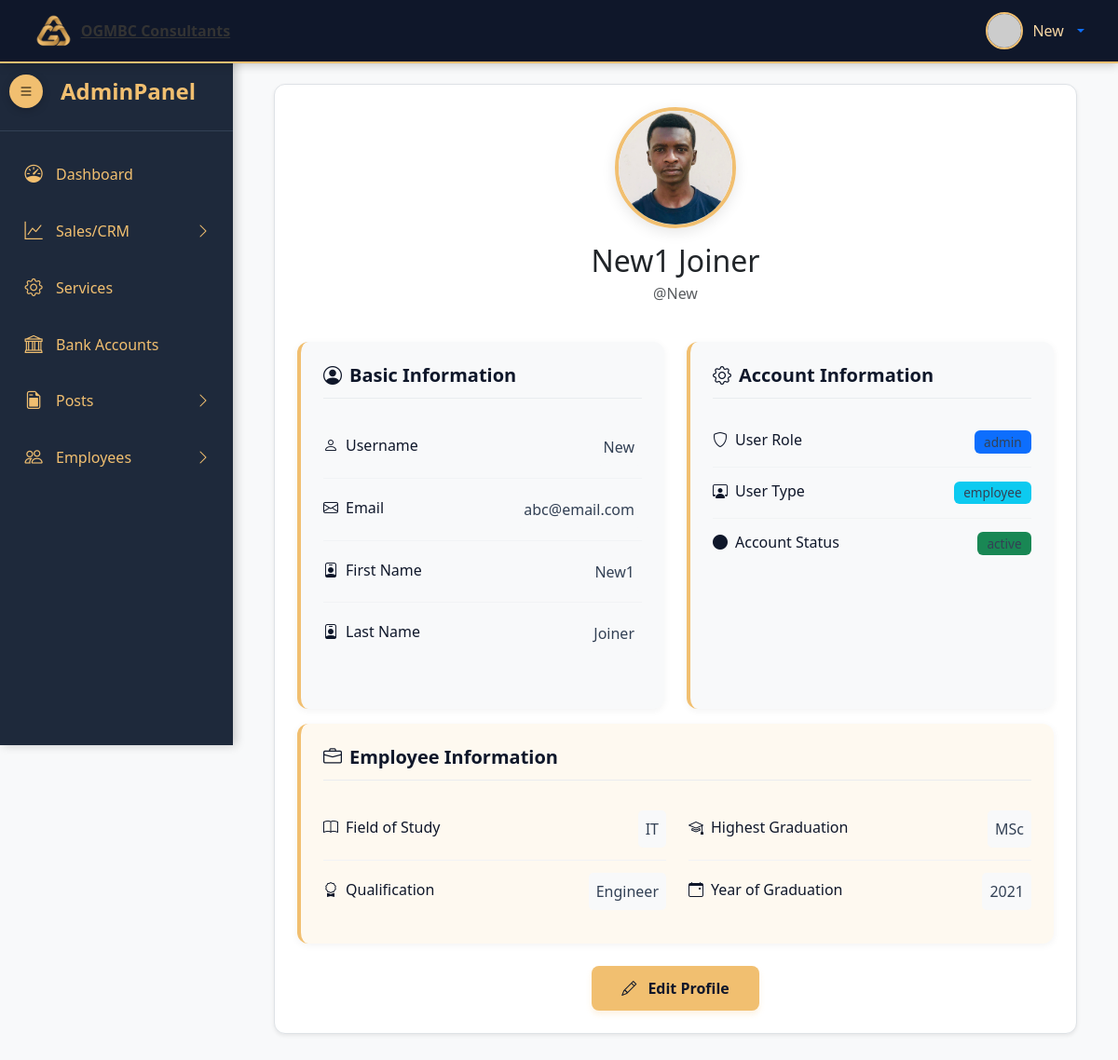
The app's page /admin/profile.php (signed in) with its own data.
### tables this page shows
CREATE TABLE `users` (
  `user_id` int(11) NOT NULL,
  `first_name` varchar(50) NOT NULL,
  `last_name` varchar(50) NOT NULL,
  `user_image` varchar(50) NOT NULL,
  `user_role` varchar(20) NOT NULL DEFAULT 'subscriber',
  `user_type` varchar(20) NOT NULL DEFAULT 'client',
  `user_status` varchar(20) NOT NULL DEFAULT 'active',
  `username` varchar(50) NOT NULL,
  `user_email` varchar(100) NOT NULL,
  `password` varchar(255) NOT NULL,
  `created_at` datetime DEFAULT current_timestamp()
);

CREATE TABLE `employees` (
  `employee_id` int(11) NOT NULL,
  `user_id` int(11) NOT NULL,
  `user_email` varchar(100) NOT NULL,
  `password` varchar(255) NOT NULL,
  `first_name` varchar(50) NOT NULL,
  `last_name` varchar(50) NOT NULL,
  `user_image` varchar(50) NOT NULL,
  `field_of_study` varchar(100) DEFAULT NULL,
  `qualification` varchar(100) DEFAULT NULL,
  `highest_graduation` varchar(100) DEFAULT NULL,
  `year_of_graduation` year(4) DEFAULT NULL,
  `created_at` datetime DEFAULT current_timestamp()
);

### admin/profile.php (the view, shortened to what this page needs)
<?php
include 'includes/header.php';
include 'includes/nav.php';
include 'includes/sidebar.php';
$user_id = $_SESSION['user_id'];
$sql = "
    SELECT u.*, e.field_of_study, e.qualification, e.highest_graduation, e.year_of_graduation
    FROM users u
    LEFT JOIN employees e ON u.user_id = e.user_id
    WHERE u.user_id = ?
";
$stmt = $connection->prepare($sql);
$stmt->bind_param("i", $user_id);
$stmt->execute();
$result = $stmt->get_result();
$user = $result->fetch_assoc();
?>
<div class="main-content" id="mainContent">
    <div class="container-fluid">
        <div class="row mb-4">
            <div class="col-12">
                <div class="container">
                    <div class="card shadow-sm p-4">
                        <div class="text-center mb-4">
                          <div class="user-image-container mx-auto mb-3">
                                <img src="<?php
                                    if (!empty($user['user_image']) && file_exists('../uploads/profiles/' . $user['user_image'])) {
                                        echo '../uploads/profiles/' . htmlspecialchars($user['user_image']);
                                    } else {
                                        $name = urlencode(($user['first_name'] ?? '') . '+' . ($user['last_name'] ?? ''));
                                        echo "https://ui-avatars.com/api/?name=$name&background=f1bf70&color=0f172a&size=128";
                                    }
                                ?>"
                                alt="User Profile" class="user-profile-image"
                                onerror="this.src='https://ui-avatars.com/api/?name=User&background=f1bf70&color=0f172a&size=128'">
                            </div>
                            <h2 class="mb-1"><?php echo htmlspecialchars($user['first_name'] . ' ' . $user['last_name']); ?></h2>
                            <p class="text-muted">@<?php echo htmlspecialchars($user['username']); ?></p>
                        </div>
                        <div class="row">
                            <div class="col-md-6">
                                <div class="info-card mb-4">
                                    <h5 class="info-card-header">
                                        <i class="bi bi-person-circle me-2"></i>Basic Information
                                    </h5>
                                    <div class="info-item">
                                        <span class="info-label"><i class="bi bi-person me-2"></i>Username</span>
                                        <span class="info-value"><?php echo htmlspecialchars($user['username']); ?></span>
                                    </div>
                                    <div class="info-item">
                                        <span class="info-label"><i class="bi bi-envelope me-2"></i>Email</span>
                                        <span class="info-value"><?php echo htmlspecialchars($user['user_email']); ?></span>
                                    </div>
                                    <div class="info-item">
                                        <span class="info-label"><i class="bi bi-person-badge me-2"></i>First Name</span>
                                        <span class="info-value"><?php echo !empty($user['first_name']) ? htmlspecialchars($user['first_name']) : '<span class="text-muted">Not set</span>'; ?></span>
                                    </div>
                                    <div class="info-item">
                                        <span class="info-label"><i class="bi bi-person-badge me-2"></i>Last Name</span>
                                        <span class="info-value"><?php echo !empty($user['last_name']) ? htmlspecialchars($user['last_name']) : '<span class="text-muted">Not set</span>'; ?></span>
                                    </div>
                                </div>
                            </div>
                            <div class="col-md-6">
                                <div class="info-card mb-4">
                                    <h5 class="info-card-header">
                                        <i class="bi bi-gear me-2"></i>Account Information
                                    </h5>
                                    <div class="info-item">
                                        <span class="info-label"><i class="bi bi-shield me-2"></i>User Role</span>
                                        <span class="info-value badge bg-primary"><?php echo htmlspecialchars($user['user_role']); ?></span>
                                    </div>
                                    <div class="info-item">
                                        <span class="info-label"><i class="bi bi-person-workspace me-2"></i>User Type</span>
                                        <span class="info-value badge bg-info"><?php echo htmlspecialchars($user['user_type']); ?></span>
                                    </div>
                                    <div class="info-item">
                                        <span class="info-label"><i class="bi bi-circle-fill me-2"></i>Account Status</span>
                                        <span class="info-value badge bg-<?php echo $user['user_status'] === 'active' ? 'success' : 'secondary'; ?>">
                                            <?php echo htmlspecialchars($user['user_status']); ?>
                                        </span>
                                    </div>
                                </div>
                            </div>
                        </div>
                        <?php if ($user['user_type'] === 'employee'): ?>
                        <div class="row mt-3">
                            <div class="col-12">
                                <div class="info-card employee-info">
                                    <h5 class="info-card-header">
                                        <i class="bi bi-briefcase me-2"></i>Employee Information
                                    </h5>
                                    <div class="row">
                                        <div class="col-md-6">
                                            <div class="info-item">
                                                <span class="info-label"><i class="bi bi-book me-2"></i>Field of Study</span>
                                                <span class="info-value"><?php echo !empty($user['field_of_study']) ? htmlspecialchars($user['field_of_study']) : '<span class="text-muted">Not set</span>'; ?></span>
                                            </div>
                                            <div class="info-item">
                                                <span class="info-label"><i class="bi bi-award me-2"></i>Qualification</span>
                                                <span class="info-value"><?php echo !empty($user['qualification']) ? htmlspecialchars($user['qualification']) : '<span class="text-muted">Not set</span>'; ?></span>
                                            </div>
                                        </div>
                                        <div class="col-md-6">
                                            <div class="info-item">
                                                <span class="info-label"><i class="bi bi-mortarboard me-2"></i>Highest Graduation</span>
                                                <span class="info-value"><?php echo !empty($user['highest_graduation']) ? htmlspecialchars($user['highest_graduation']) : '<span class="text-muted">Not set</span>'; ?></span>
                                            </div>
                                            <div class="info-item">
                                                <span class="info-label"><i class="bi bi-calendar-event me-2"></i>Year of Graduation</span>
                                                <span class="info-value"><?php echo !empty($user['year_of_graduation']) ? htmlspecialchars($user['year_of_graduation']) : '<span class="text-muted">Not set</span>'; ?></span>
                                            </div>
                                        </div>
                                    </div>
                                </div>
                            </div>
                        </div>
                        <?php endif; ?>
                        <div class="text-center mt-4">
                            <a href="edit_profile.php" class="btn btn-warning btn-edit-profile">
                                <i class="bi bi-pencil me-2"></i> Edit Profile
                            </a>
                        </div>
                    </div>
                </div>
            </div>
        </div>
    </div>
</div>
<?php
include 'includes/footer.php'
?>

### admin/resources/style.css (style rules this page uses)
:root { --dark-blue: #0f172a; --medium-blue: #1e293b; --light-blue: #334155; --gold: #f1bf70; --light-gold: #f8d7a4; --text: #333333; --muted: #666666; --light-bg: #f8f9fa; --border: #dee2e6; }
body { background-color: #f8f9fa; color: #333; font-family: 'Segoe UI', Tahoma, Geneva, Verdana, sans-serif; overflow-x: hidden; margin: 0; padding: 0; }
.main-content { margin-left: 250px; padding: 20px; transition: all 0.3s ease; padding-top: 90px; min-height: 100vh; }
.card { border: none; border-radius: 12px; box-shadow: 0 4px 15px rgba(0, 0, 0, 0.08); transition: transform 0.2s; background: white; border: 1px solid var(--border); padding: 1.5rem; }
.btn { padding: 0.75rem 1.5rem; background: var(--gold); color: var(--dark-blue); border: none; border-radius: 6px; font-size: 1rem; font-weight: 600; cursor: pointer; transition: all 0.3s; }
.info-label { font-weight: 600; color: var(--dark-blue); margin-bottom: 0.25rem; }
.info-value { color: var(--text); padding: 0.5rem; background-color: var(--light-bg); border-radius: 5px; }
.user-image-container { width: 130px; height: 130px; border-radius: 50%; overflow: hidden; border: 4px solid #f1bf70; box-shadow: 0 4px 15px rgba(0, 0, 0, 0.1); }
.user-profile-image { width: 100%; height: 100%; object-fit: cover; }
.info-card { background: #f8f9fa; border-radius: 12px; padding: 1.5rem; border-left: 4px solid #f1bf70; height: 100%; box-shadow: 0 2px 8px rgba(0, 0, 0, 0.05); }
.info-card-header { color: #0f172a; font-weight: 600; margin-bottom: 1.2rem; padding-bottom: 0.75rem; border-bottom: 1px solid #e9ecef; display: flex; align-items: center; }
.info-item { display: flex; justify-content: space-between; align-items: center; padding: 0.8rem 0; border-bottom: 1px solid #f1f3f5; }
.info-item:last-child { border-bottom: none; }
.info-label { font-weight: 500; color: #0f172a; display: flex; align-items: center; }
.info-value { color: #334155; text-align: right; font-weight: 400; }
.employee-info { background: rgba(241, 191, 112, 0.1); border-left: 4px solid #f1bf70; }
.btn-edit-profile { background: #f1bf70; border: none; color: #0f172a; font-weight: 600; padding: 0.75rem 2rem; border-radius: 8px; transition: all 0.3s; box-shadow: 0 4px 6px rgba(241, 191, 112, 0.2); }
.badge { font-size: 0.85rem; padding: 0.35rem 0.65rem; border-radius: 6px; }
.user-profile-image { width: 100%; height: 100%; object-fit: cover; transition: all 0.3s ease; }

### records on screen
users: user_image (picture), first_name+last_name "New1 Joiner", username "New", user_email "abc@email.com", first_name "New1", last_name "Joiner", user_role "admin", user_type "employee", user_status "active"
employees: field_of_study "IT", qualification "Engineer", highest_graduation "MSc", year_of_graduation "2021"

### other values on screen
$_SESSION['username'] "New"
